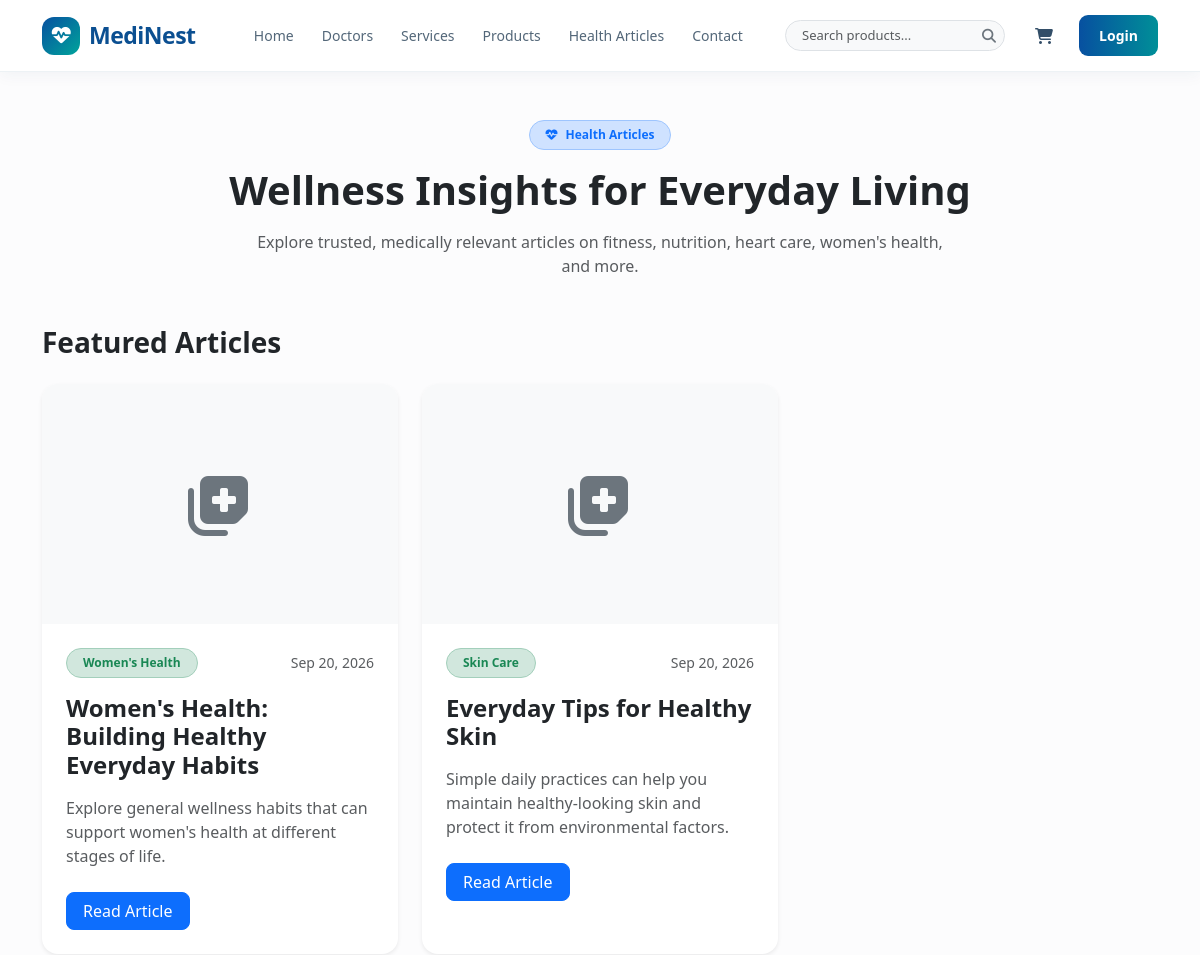
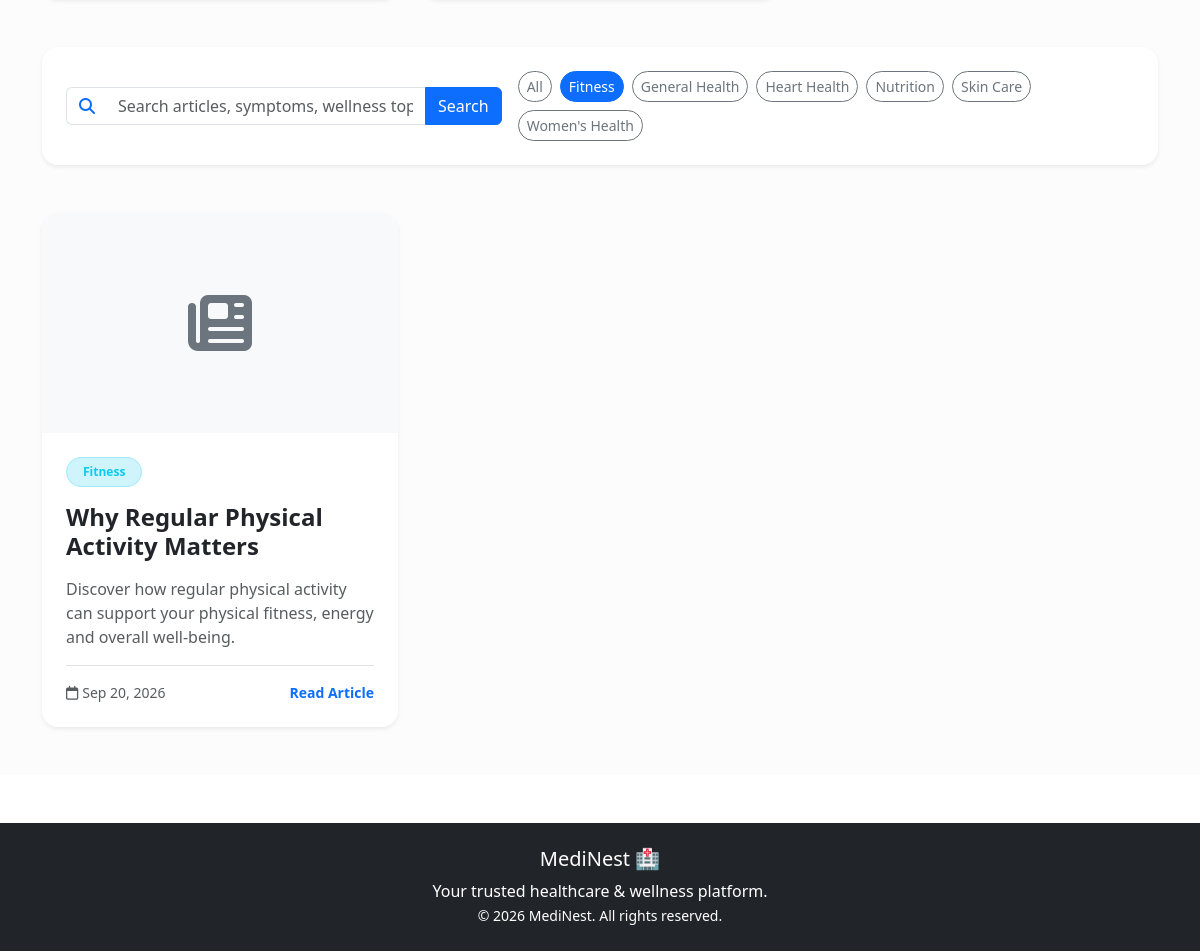
Screenshot of /blog/?category=fitness with the database file from the repository (2 pictures, top to bottom).
### blog/models.py (models this page shows, shortened)
class Article(models.Model):
    category = models.ForeignKey(
        ArticleCategory,
        on_delete=models.SET_NULL,
        null=True,
        blank=True,
        related_name="articles"
    )
    title = models.CharField(max_length=200)
    slug = models.SlugField(max_length=220, unique=True, blank=True)
    short_description = models.CharField(max_length=255)
    content = models.TextField()
    featured_image = models.ImageField(upload_to="blog/", blank=True, null=True)
    author = models.CharField(max_length=120, default="MediNest Editorial Team")
    published_date = models.DateTimeField(default=timezone.now)
    is_published = models.BooleanField(default=False)
    is_featured = models.BooleanField(default=False)
    created_at = models.DateTimeField(auto_now_add=True)
    updated_at = models.DateTimeField(auto_now=True)
    class Meta:
        ordering = ["-published_date", "-created_at"]
        verbose_name = "Article"
        verbose_name_plural = "Articles"

class ArticleCategory(models.Model):
    name = models.CharField(max_length=120, unique=True)
    slug = models.SlugField(max_length=150, unique=True, blank=True)
    description = models.TextField(blank=True)
    is_active = models.BooleanField(default=True)
    created_at = models.DateTimeField(auto_now_add=True)
    updated_at = models.DateTimeField(auto_now=True)
    class Meta:
        ordering = ["name"]
        verbose_name = "Article Category"
        verbose_name_plural = "Article Categories"

### blog/views.py (the view)
# urls.py: path("", article_list, name="article_list"),
def article_list(request):
    categories = ArticleCategory.objects.filter(is_active=True).order_by("name")
    search_query = request.GET.get("q", "").strip()
    selected_category = request.GET.get("category", "")
    articles = Article.objects.filter(is_published=True).select_related("category")
    if search_query:
        articles = articles.filter(
            Q(title__icontains=search_query)
            | Q(short_description__icontains=search_query)
            | Q(content__icontains=search_query)
        )
    if selected_category:
        articles = articles.filter(category__slug=selected_category)
    articles = articles.order_by("-published_date", "-created_at")
    featured_articles = Article.objects.filter(
        is_published=True,
        is_featured=True,
    ).order_by("-published_date", "-created_at")[:3]
    context = {
        "articles": articles,
        "featured_articles": featured_articles,
        "categories": categories,
        "selected_category": selected_category,
        "search_query": search_query,
    }
    return render(request, "blog/article_list.html", context)

### blog/templates/blog/article_list.html (shortened to what this page needs)
{% extends "base.html" %}
{% block content %}
<section class="py-5 bg-light-subtle">
    <div class="container">
        <div class="text-center mb-5">
            <span
                class="badge bg-primary-subtle text-primary border border-primary-subtle px-3 py-2 rounded-pill fw-semibold mb-3">
                <i class="fa-solid fa-heart-pulse me-2"></i>Health Articles
            </span>
            <h1 class="fw-bold text-dark mb-3">Wellness Insights for Everyday Living</h1>
            <p class="text-muted mx-auto" style="max-width: 700px;">
                Explore trusted, medically relevant articles on fitness, nutrition, heart care, women's health, and
                more.
            </p>
        </div>
        {% if featured_articles %}
        <div class="mb-5">
            <div class="d-flex align-items-center justify-content-between mb-4">
                <h3 class="fw-bold text-dark mb-0">Featured Articles</h3>
            </div>
            <div class="row g-4">
                {% for article in featured_articles %}
                <div class="col-lg-4">
                    <div class="card border-0 shadow-sm h-100 rounded-4 overflow-hidden">
                        {% if article.featured_image %}
                        <img src="{{ article.featured_image.url }}" class="card-img-top" alt="{{ article.title }}"
                            style="height: 240px; object-fit: cover;">
                        {% else %}
                        <div class="d-flex align-items-center justify-content-center bg-light" style="height: 240px;">
                            <i class="fa-solid fa-notes-medical fa-4x text-secondary"></i>
                        </div>
                        {% endif %}
                        <div class="card-body p-4">
                            <div class="d-flex justify-content-between align-items-center mb-3">
                                {% if article.category %}
                                <span
                                    class="badge bg-success-subtle text-success border border-success-subtle rounded-pill px-3 py-2">
                                    {{article.category.name }}</span>
                                {% endif %}
                                <span class="small text-muted">{{ article.published_date|date:"M d, Y" }}</span>
                            </div>
                            <h4 class="fw-bold text-dark mb-3">{{ article.title }}</h4>
                            <p class="text-muted mb-4">{{ article.short_description }}</p>
                            <a href="{% url 'blog:article_detail' article.slug %}"
                                class="btn btn-primary rounded-3 px-3">
                                Read Article
                            </a>
                        </div>
                    </div>
                </div>
                {% endfor %}
            </div>
        </div>
        {% endif %}
        <div class="card border-0 shadow-sm rounded-4 p-4 mb-5">
            <div class="row g-3 align-items-center">
                <div class="col-lg-5">
                    <form method="get" action="{% url 'blog:article_list' %}">
                        <div class="input-group">
                            <span class="input-group-text bg-white border-end-0"><i
                                    class="fa-solid fa-magnifying-glass text-primary"></i></span>
                            <input type="text" name="q" value="{{ search_query }}" class="form-control border-start-0"
                                placeholder="Search articles, symptoms, wellness topics...">
                            <button type="submit" class="btn btn-primary">Search</button>
                        </div>
                    </form>
                </div>
                <div class="col-lg-7">
                    <div class="d-flex flex-wrap gap-2">
                        <a href="{% url 'blog:article_list' %}"
                            class="btn btn-sm {% if not selected_category %}btn-primary{% else %}btn-outline-secondary{% endif %} rounded-pill">
                            All
                        </a>
                        {% for category in categories %}
                        <a href="{% url 'blog:article_list' %}?category={{ category.slug }}{% if search_query %}&q={{ search_query }}{% endif %}"
                            class="btn btn-sm {% if selected_category == category.slug %}btn-primary{% else %}btn-outline-secondary{% endif %} rounded-pill">
                            {{ category.name }}
                        </a>
                        {% endfor %}
                    </div>
                </div>
            </div>
        </div>
        <div class="row g-4">
            {% for article in articles %}
            <div class="col-md-6 col-lg-4">
                <div class="card border-0 shadow-sm h-100 rounded-4 overflow-hidden">
                    {% if article.featured_image %}
                    <img src="{{ article.featured_image.url }}" class="card-img-top" alt="{{ article.title }}"
                        style="height: 220px; object-fit: cover;">
                    {% else %}
                    <div class="d-flex align-items-center justify-content-center bg-light" style="height: 220px;">
                        <i class="fa-solid fa-newspaper fa-4x text-secondary"></i>
                    </div>
                    {% endif %}
                    <div class="card-body p-4 d-flex flex-column">
                        {% if article.category %}
                        <span
                            class="badge bg-info-subtle text-info border border-info-subtle rounded-pill px-3 py-2 mb-3 align-self-start">
                            {{ article.category.name }}</span>
                        {% endif %}
                        <h4 class="fw-bold text-dark mb-3">{{ article.title }}</h4>
                        <p class="text-muted mb-3 flex-grow-1">{{ article.short_description }}</p>
                        <div
                            class="d-flex justify-content-between align-items-center text-muted small border-top pt-3 mt-auto">
                            <span><i class="fa-regular fa-calendar me-1"></i>{{ article.published_date|date:"M d, Y"}}
                            </span>
                            <a href="{% url 'blog:article_detail' article.slug %}"
                                class="text-primary fw-semibold text-decoration-none">Read Article</a>
                        </div>
                    </div>
                </div>
            </div>
            {% endfor %}
        </div>
    </div>
</section>
{% endblock %}

### rows the page displays
Article: category.name "Women's Health", published_date "Sep 20, 2026", title "Women's Health: Building Healthy Everyday Habits", short_description "Explore general wellness habits that can support women's health at different stages of life."
Article: category.name "Skin Care", published_date "Sep 20, 2026", title "Everyday Tips for Healthy Skin", short_description "Simple daily practices can help you maintain healthy-looking skin and protect it from environmental factors."
ArticleCategory: name "Fitness"
ArticleCategory: name "General Health"
ArticleCategory: name "Heart Health"
ArticleCategory: name "Nutrition"
ArticleCategory: name "Skin Care"
ArticleCategory: name "Women's Health"
Article: category.name "Fitness", title "Why Regular Physical Activity Matters", short_description "Discover how regular physical activity can support your physical fitness, energy and overall well-being.", published_date "Sep 20, 2026"
